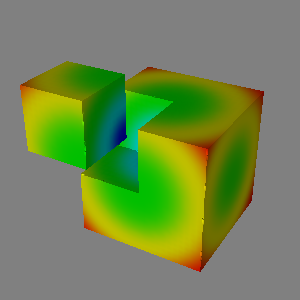

Recreate this plot in Python.
#!/usr/bin/env python

# Clip an unstructured grid (hexa.vtk) with an oriented box using
# vtkBoxClipDataSet, showing clipped-in and clipped-out surfaces
# colored by scalar data.

import os

# Factory overrides
import vtkmodules.vtkInteractionStyle  # noqa: F401
import vtkmodules.vtkRenderingFreeType  # noqa: F401
import vtkmodules.vtkRenderingOpenGL2  # noqa: F401

from vtkmodules.vtkFiltersGeneral import vtkBoxClipDataSet
from vtkmodules.vtkFiltersGeometry import vtkDataSetSurfaceFilter
from vtkmodules.vtkIOLegacy import vtkUnstructuredGridReader
from vtkmodules.vtkCommonCore import vtkLookupTable
from vtkmodules.vtkRenderingCore import (
    vtkActor,
    vtkDataSetMapper,
    vtkRenderWindow,
    vtkRenderWindowInteractor,
    vtkRenderer,
)

# Data directory
data_dir = os.environ.get("VPE_DATA_DIR", os.path.dirname(os.path.abspath(__file__)))

# Read unstructured grid
reader = vtkUnstructuredGridReader()
reader.SetFileName(os.path.join(data_dir, "hexa.vtk"))
reader.Update()

bounds = reader.GetOutput().GetBounds()
scalar_range = reader.GetOutput().GetScalarRange()

# Compute box clip region: upper half of the data
min_box_point = [
    (bounds[1] - bounds[0]) / 2.0 + bounds[0],
    (bounds[3] - bounds[2]) / 2.0 + bounds[2],
    (bounds[5] - bounds[4]) / 2.0 + bounds[4],
]
max_box_point = [bounds[1], bounds[3], bounds[5]]

# Oriented box clip using plane normals and points
box_clip = vtkBoxClipDataSet()
box_clip.SetInputConnection(reader.GetOutputPort())
box_clip.GenerateClippedOutputOn()
box_clip.SetBoxClip(
    [-1, 0, 0], min_box_point,
    [0, -1, 0], min_box_point,
    [0, 0, -1], min_box_point,
    [1, 0, 0], max_box_point,
    [0, 1, 0], max_box_point,
    [0, 0, 1], max_box_point,
)

# Lookup table
lut = vtkLookupTable()
lut.SetHueRange(0.667, 0)
lut.Build()

# Inside surface
surface_in = vtkDataSetSurfaceFilter()
surface_in.SetInputConnection(box_clip.GetOutputPort(0))

mapper_in = vtkDataSetMapper()
mapper_in.SetInputConnection(surface_in.GetOutputPort())
mapper_in.SetScalarRange(scalar_range)
mapper_in.SetLookupTable(lut)

actor_in = vtkActor()
actor_in.SetMapper(mapper_in)

# Outside surface
surface_out = vtkDataSetSurfaceFilter()
surface_out.SetInputConnection(box_clip.GetOutputPort(1))

mapper_out = vtkDataSetMapper()
mapper_out.SetInputConnection(surface_out.GetOutputPort())
mapper_out.SetScalarRange(scalar_range)
mapper_out.SetLookupTable(lut)

actor_out = vtkActor()
actor_out.SetMapper(mapper_out)
actor_out.AddPosition(
    -0.5 * (max_box_point[0] - min_box_point[0]),
    -0.5 * (max_box_point[1] - min_box_point[1]),
    -0.5 * (max_box_point[2] - min_box_point[2]),
)

# Renderer
renderer = vtkRenderer()
renderer.SetBackground(0.5, 0.5, 0.5)
renderer.AddActor(actor_in)
renderer.AddActor(actor_out)

# Window
render_window = vtkRenderWindow()
render_window.AddRenderer(renderer)
render_window.SetSize(300, 300)
render_window.SetWindowName("box clip oriented point data")

# Interactor
interactor = vtkRenderWindowInteractor()
interactor.SetRenderWindow(render_window)

# Scene
renderer.ResetCamera()
renderer.GetActiveCamera().Azimuth(120)
renderer.GetActiveCamera().Elevation(30)
renderer.GetActiveCamera().Dolly(1.0)
renderer.ResetCameraClippingRange()

interactor.Initialize()
interactor.Start()
